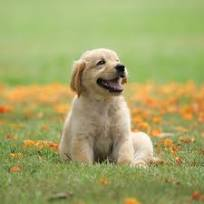
#> input picture dog.jpg, 204 x 204 px
$ python main_1.py
#> lines starting #> are read from the running program, lines starting #| are printed output that depends on the picture
import cv2
import numpy as np

img = cv2.imread('dog.jpg', cv2.IMREAD_COLOR)
#> img is the input picture: shape (204, 204, 3); mean B, G, R 102.5, 164.3, 161.9

#rows : số hàng, cols : số cột, ch : số kênh màu
rows, cols = img.shape[0:2] #lấy số hàng và số cột của ảnh, 0 là hàng, 1 là cột, 2 là kênh màu, không có kênh màu thì chỉ lấy 2 số đầu
#> rows = 204; cols = 204

#Tạo ma trận biến đổi
# Ảnh gốc : input_mt là ma trận tọa độ 3 điểm ảnh góc trên bên trái, góc trên bên phải, góc dưới bên trái
input_mt = np.float32([[0, 0], [cols - 1, 0], [0, rows - 1]]) #tọa độ 3 điểm ảnh góc trên bên trái, góc trên bên phải, góc dưới bên trái
#> input_mt = [[0, 0], [203, 0], [0, 203]]
# Ảnh đích : output_mt là ma trận tọa độ 3 điểm ảnh góc trên bên trái, góc trên bên phải, góc dưới bên trái
output_mt = np.float32([[0, 0], [cols/2, 0], [cols/2, rows - 1]]) #tọa độ 3 điểm ảnh góc trên bên trái, góc trên bên phải, góc dưới bên trái
#> output_mt = [[0, 0], [102, 0], [102, 203]]

#Tạo ma trận biến đổi
M = cv2.getAffineTransform(input_mt, output_mt)
#> M = [[0.502, 0.502, 0], [0, 1, 0]]
dst = cv2.warpAffine(img, M, (cols, rows))
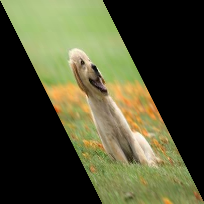
#> dst: shape (204, 204, 3); mean B, G, R 51.5, 82.6, 81.4

#Hiển thị ảnh gốc và ảnh biến đổi
final = cv2.hconcat([img, dst])
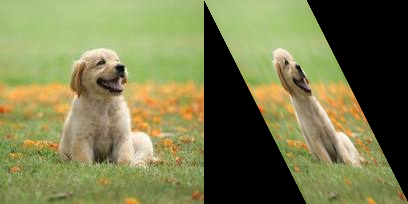
#> final: shape (204, 408, 3); mean B, G, R 77, 123.4, 121.6
cv2.imshow('Affine Transformation', final)
cv2.waitKey(0)
cv2.destroyAllWindows()

# Tạo ma trận biến đổi 2
output_mt_2 = np.float32([[cols - 1, 0], [0, 0], [cols - 1, rows - 1]])
M_2 = cv2.getAffineTransform(input_mt, output_mt_2)
dst_2 = cv2.warpAffine(img, M_2, (cols, rows))
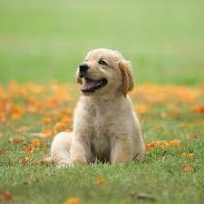
#> dst_2: shape (204, 204, 3); mean B, G, R 102.5, 164.3, 161.9

final_2 = cv2.hconcat([img, dst_2])
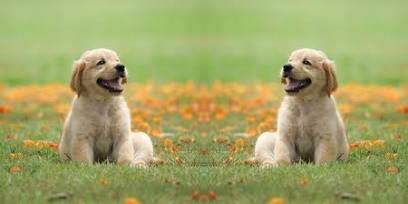
#> final_2: shape (204, 408, 3); mean B, G, R 102.5, 164.3, 161.9
cv2.imshow('Affine Transformation', final_2)
cv2.waitKey(0)
cv2.destroyAllWindows()
